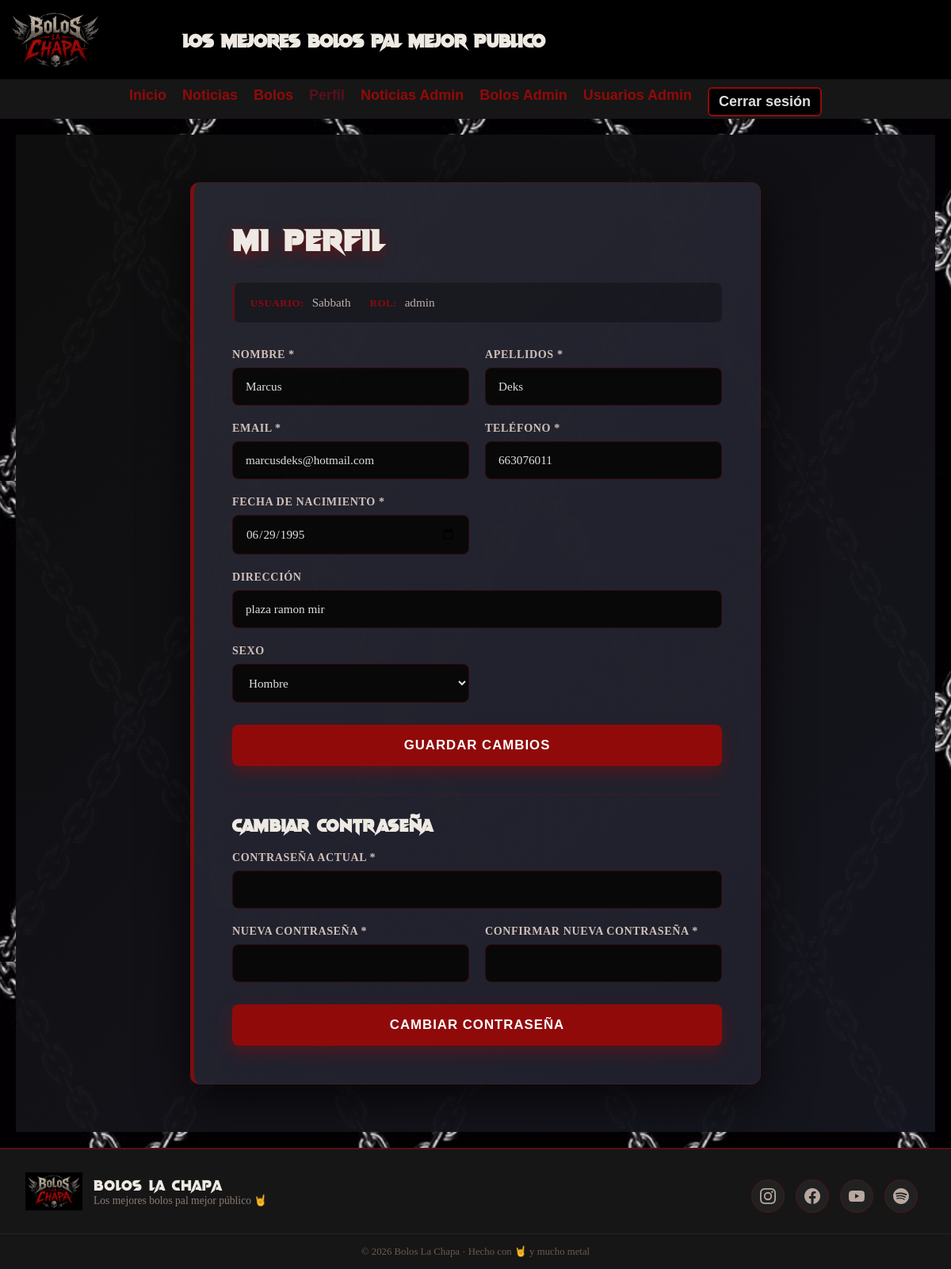
Screenshot of /php/perfil.php (signed in) with the database file from the repository.
### tables this page shows
CREATE TABLE users_login (
    idLogin INT(11) NOT NULL AUTO_INCREMENT,
    idUser INT(11) NOT NULL,
    usuario VARCHAR(100) NOT NULL,
    password VARCHAR(255) NOT NULL,
    rol ENUM('admin','user') NOT NULL,
    PRIMARY KEY (idLogin),
    UNIQUE KEY idUser (idUser),
    UNIQUE KEY usuario (usuario),
    CONSTRAINT fk_login_user FOREIGN KEY (idUser) REFERENCES users_data (idUser) ON DELETE CASCADE ON UPDATE CASCADE
);

CREATE TABLE users_data (
    idUser INT(11) NOT NULL AUTO_INCREMENT,
    nombre VARCHAR(100) NOT NULL,
    apellidos VARCHAR(150) NOT NULL,
    email VARCHAR(150) NOT NULL,
    telefono VARCHAR(20) NOT NULL,
    fecha_nacimiento DATE NOT NULL,
    direccion VARCHAR(255) DEFAULT NULL,
    sexo ENUM('Hombre','Mujer','Otro') DEFAULT NULL,
    PRIMARY KEY (idUser),
    UNIQUE KEY email (email)
);

### includes/models/Usuarios.php (called while the page is built, shortened)
<?php
class Usuarios
{
    public static function obtener(int $idUser): ?array
    {
        $db = Database::connect();
        $stmt = $db->prepare(
            'SELECT d.*, l.usuario, l.rol
             FROM users_data d
             INNER JOIN users_login l ON d.idUser = l.idUser
             WHERE d.idUser = ?'
        );
        $stmt->bind_param('i', $idUser);
        $stmt->execute();
        $result = $stmt->get_result();
        return $result->num_rows === 1 ? $result->fetch_assoc() : null;
    }
}

### includes/helpers.php (called while the page is built, shortened)
<?php
function esc(string $value): string
{
    return htmlspecialchars($value, ENT_QUOTES, 'UTF-8');
}

### php/perfil.php (the view, shortened to what this page needs)
<?php
$idUser = Auth::getUser()['idUser'];
$datosUsuario = Usuarios::obtener($idUser);
?>
<!DOCTYPE html>
<html lang="es">
<head>
    <link rel="stylesheet" href="../estilos/perfil.css">
</head>
<body>
<header>
    <img class="logo" src="../imagenes/LogoBolosLaChapa.png" alt="Logo">
    <h2 class="tituloPrincipal">LOS MEJORES BOLOS PAL MEJOR PUBLICO</h2>
</header>
<?php
    include('partials/navBar.php');
?>
<main class="mainPerfil">
    <div class="contenedorPerfil">
        <h1>Mi Perfil</h1>
        <?php if ($datosUsuario): ?>
            <div class="datosPerfil">
                <p><strong>Usuario:</strong> <?= esc($datosUsuario['usuario']) ?></p>
                <p><strong>Rol:</strong> <?= esc($datosUsuario['rol']) ?></p>
            </div>
            <form method="POST" class="formularioPerfil">
                <div class="campo">
                    <label for="nombre">Nombre *</label>
                    <input
                        type="text"
                        id="nombre"
                        name="nombre"
                        value="<?= esc($datosUsuario['nombre'] ?? '') ?>"
                        required
                    >
                </div>
                <div class="campo">
                    <label for="apellidos">Apellidos *</label>
                    <input
                        type="text"
                        id="apellidos"
                        name="apellidos"
                        value="<?= esc($datosUsuario['apellidos'] ?? '') ?>"
                        required
                    >
                </div>
                <div class="campo">
                    <label for="email">Email *</label>
                    <input
                        type="email"
                        id="email"
                        name="email"
                        value="<?= esc($datosUsuario['email'] ?? '') ?>"
                        required
                    >
                </div>
                <div class="campo">
                    <label for="telefono">Teléfono *</label>
                    <input
                        type="tel"
                        id="telefono"
                        name="telefono"
                        value="<?= esc($datosUsuario['telefono'] ?? '') ?>"
                        required
                    >
                </div>
                <div class="campo">
                    <label for="fecha_nacimiento">Fecha de nacimiento *</label>
                    <input
                        type="date"
                        id="fecha_nacimiento"
                        name="fecha_nacimiento"
                        value="<?= esc($datosUsuario['fecha_nacimiento'] ?? '') ?>"
                        required
                    >
                </div>
                <div class="campo ancho">
                    <label for="direccion">Dirección</label>
                    <input
                        type="text"
                        id="direccion"
                        name="direccion"
                        value="<?= esc($datosUsuario['direccion'] ?? '') ?>"
                    >
                </div>
                <div class="campo">
                    <label for="sexo">Sexo</label>
                    <select id="sexo" name="sexo">
                        <option value="Hombre" <?= (($datosUsuario['sexo'] ?? '') === 'Hombre') ? 'selected' : '' ?>>Hombre</option>
                    </select>
                </div>
                <button type="submit" class="btnFormulario ancho">Guardar Cambios</button>
            </form>
            <h2 class="subtituloPerfil">Cambiar contraseña</h2>
            <form method="POST" class="formularioPerfil">
                <div class="campo ancho">
                    <label for="password_actual">Contraseña actual *</label>
                    <input
                        type="password"
                        id="password_actual"
                        name="password_actual"
                        required
                    >
                </div>
                <div class="campo">
                    <label for="password_nueva">Nueva contraseña *</label>
                    <input
                        type="password"
                        id="password_nueva"
                        name="password_nueva"
                        minlength="6"
                        required
                    >
                </div>
                <div class="campo">
                    <label for="password_confirmar">Confirmar nueva contraseña *</label>
                    <input
                        type="password"
                        id="password_confirmar"
                        name="password_confirmar"
                        minlength="6"
                        required
                    >
                </div>
                <button type="submit" name="cambiar_password" class="btnFormulario ancho">Cambiar contraseña</button>
            </form>
        <?php else: ?>
            <p>Error al cargar datos del perfil</p>
        <?php endif; ?>
    </div>
</main>
<?php include("partials/footer.php"); ?>
</body>
</html>

### estilos/perfil.css (style rules this page uses)
.mainPerfil { min-height: calc(100vh - 80px); padding: 60px 24px; background: linear-gradient(135deg, rgba(14, 14, 14, 0.97) 0%, rgba(22, 22, 32, 0.97) 100%); color: white; display: flex; justify-content: center; align-items: flex-start; }
.contenedorPerfil { width: 100%; max-width: 720px; background: linear-gradient(135deg, rgba(40, 40, 50, 0.95) 0%, rgba(32, 32, 45, 0.95) 100%); border: 1px solid rgba(145, 10, 10, 0.3); border-left: 5px solid rgba(145, 10, 10, 0.8); border-radius: 12px; padding: 48px; box-shadow: 0 20px 60px rgba(0, 0, 0, 0.7); }
.contenedorPerfil h1 { font-family: "VampireWars", sans-serif; font-size: 2.4em; color: rgb(238, 234, 227); margin: 0 0 32px 0; letter-spacing: 2px; text-transform: uppercase; text-shadow: 0 4px 15px rgba(145, 10, 10, 0.6); }
.subtituloPerfil { font-family: "VampireWars", sans-serif; font-size: 1.4em; color: rgb(238, 234, 227); letter-spacing: 1px; text-transform: uppercase; margin: 36px 0 20px 0; padding-top: 24px; border-top: 1px solid rgba(145, 10, 10, 0.25); }
.datosPerfil { display: flex; gap: 24px; margin-bottom: 32px; padding: 16px 20px; background: rgba(0, 0, 0, 0.3); border-radius: 8px; border-left: 3px solid rgba(145, 10, 10, 0.5); flex-wrap: wrap; }
.datosPerfil p { margin: 0; color: #c0b0a8; font-size: 0.95em; }
.datosPerfil strong { color: rgb(145, 10, 10); text-transform: uppercase; font-size: 0.85em; letter-spacing: 0.5px; margin-right: 6px; }
.formularioPerfil { display: grid; grid-template-columns: 1fr 1fr; gap: 20px; }
.campo { display: flex; flex-direction: column; gap: 8px; }
.campo.ancho { grid-column: 1 / -1; }
.campo label { font-size: 0.88em; color: #d0c0b8; font-weight: 700; text-transform: uppercase; letter-spacing: 0.6px; }
.campo input, .campo select { padding: 14px 16px; border: 1px solid rgba(145, 10, 10, 0.3); background: rgba(8, 8, 8, 0.95); color: #e0e0e0; border-radius: 8px; font-size: 0.95em; transition: all 0.3s ease; font-family: inherit; }
.campo select option { background: #1a1a22; color: #e0e0e0; }
.btnFormulario.ancho, .formularioPerfil .btnFormulario { grid-column: 1 / -1; }
.btnFormulario { margin-top: 8px; }

### estilos/estilos.css (style rules this page uses)
:root { --color-acento: rgb(145, 10, 10); --color-acento-oscuro: #5a0f1c; --color-acento-suave: rgba(145, 10, 10, 0.4); --color-acento-medio: rgba(145, 10, 10, 0.2); --color-texto-principal: rgb(238, 234, 227); }
* { margin: 0; padding: 0; box-sizing: border-box; }
header { background-color: #000000; color: white; height: 100px; padding: 10px; text-align: center; display: flex; justify-content: flex-start; align-items: center; }
body { background-image: url("../imagenes/fondoCadenas.PNG"); background-repeat: repeat; background-position: top left; background-color: black; min-height: 100vh; display: flex; flex-direction: column; }
main { padding: 20px; background-color: rgba(16, 16, 16, 0.9); margin: 20px; color: white; }
.logo { height: 80px; width: auto; margin-right: 100px; }
.tituloPrincipal { font-family: "vampireWars", sans-serif; color: rgb(238, 234, 227); }
.btnFormulario { padding: 16px 32px; background: linear-gradient(135deg, rgb(145, 10, 10) 0%, rgb(145, 10, 10) 100%); color: white; border: none; border-radius: 8px; font-size: 1.05em; font-weight: 700; text-transform: uppercase; letter-spacing: 1px; cursor: pointer; transition: all 0.3s ease; box-shadow: 0 8px 20px rgba(145, 10, 10, 0.4); }

### rows the page displays
users_login: usuario "Sabbath", rol "admin", nombre "Marcus", apellidos "Deks", email "marcusdeks@hotmail.com", telefono "663076011", fecha_nacimiento "06/29/1995", direccion "plaza ramon mir"
users_data: sexo "Hombre"
